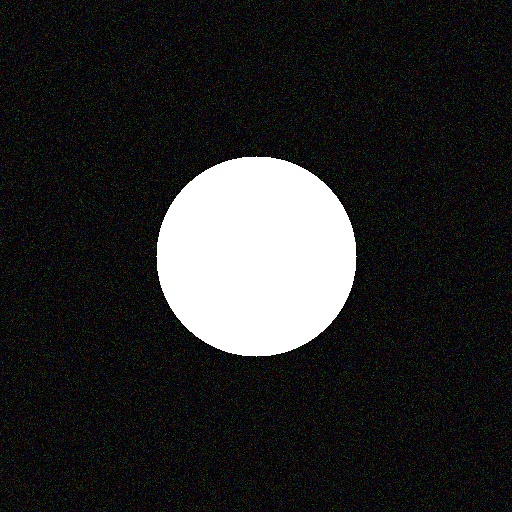
#> input picture build/test_image.jpg, 512 x 512 px
$ python -i image_segmentation.py   (imports and definitions only)
#> lines starting #> are read from the running program, lines starting #| are printed output that depends on the picture; after the words box and inside, x2 and y2 are one past the last pixel; in counts of white or black regions, pixels touching at a corner belong together
#> further down, picture is the input picture: shape (512, 512, 3); mean B, G, R 41.6, 41.4, 41.6
import cv2
import numpy as np
from typing import Tuple, List, Dict
import math

class ImageSegmenter:
    def __init__(self, image: np.ndarray):
        """Initialize the ImageSegmenter with an input image."""
        self.original_image = image
        self.grayscale_image = cv2.cvtColor(image, cv2.COLOR_BGR2GRAY)
        self.histogram = self.get_histogram(self.grayscale_image)

    def get_histogram(self, image: np.ndarray) -> List[int]:
        """Calculate the histogram of the image."""
        histogram = [0] * 256
        for pixel in image.ravel():
            histogram[pixel] += 1
#> this loop made 262144 passes
#> pixel on passes 1 to 3: 3, 23, 11
#> after the loop, histogram = 256 values, max 28967 at index 255, min 0 at index 85, mean 1024
#> in __init__, `self.histogram = self.get_histogram(self.grayscale_image)`: self.histogram has the same summary as histogram in get_histogram
        return histogram

    # [25 lines left out: function get_histogram_analysis, not called in this run]

    def calculate_region_contrast(self, threshold: int) -> float:
        """Calculate the contrast between foreground and background regions."""
        # Create binary mask
        _, binary = cv2.threshold(self.grayscale_image, threshold, 255, cv2.THRESH_BINARY)

        # Calculate statistics for foreground and background
        foreground = self.grayscale_image[binary == 255]
        background = self.grayscale_image[binary == 0]

        if len(foreground) == 0 or len(background) == 0:
            return 0.0

        # Calculate mean and standard deviation
        fg_mean, fg_std = np.mean(foreground), np.std(foreground)
        bg_mean, bg_std = np.mean(background), np.std(background)

        # Calculate contrast
        contrast = abs(fg_mean - bg_mean) / (fg_std + bg_std + 1e-6)
        return contrast

    def calculate_segmentation_metrics(self, binary_image: np.ndarray) -> Dict:
        """Calculate various metrics for the segmented image."""
        # Calculate region sizes
        foreground_pixels = np.sum(binary_image == 255)
        background_pixels = np.sum(binary_image == 0)
        total_pixels = binary_image.size

        # Calculate region homogeneity
        foreground = self.grayscale_image[binary_image == 255]
        background = self.grayscale_image[binary_image == 0]

        fg_homogeneity = 1 - (np.std(foreground) / 255) if len(foreground) > 0 else 0
        bg_homogeneity = 1 - (np.std(background) / 255) if len(background) > 0 else 0

        # Calculate edge strength
        edges = cv2.Canny(binary_image, 100, 200)
        edge_strength = np.sum(edges) / (255 * edges.size)

        return {
            'foreground_ratio': foreground_pixels / total_pixels,
            'background_ratio': background_pixels / total_pixels,
            'foreground_homogeneity': fg_homogeneity,
            'background_homogeneity': bg_homogeneity,
            'edge_strength': edge_strength
        }

    def backtracking_segmentation(self, max_iterations: int = 1000) -> Tuple[np.ndarray, List[float], List[float], List[Dict]]:
        """Perform segmentation using backtracking approach."""
#> called with max_iterations = 1000
        thresholds = []
        contrasts = []
        metrics_history = []
        best_threshold = 128
        best_contrast = 0.0

        # Initial threshold
        current_threshold = 128
        step = 64

        for _ in range(max_iterations):
            # Calculate contrast for current threshold
            contrast = self.calculate_region_contrast(current_threshold)

            # Create binary image for metrics
            _, binary = cv2.threshold(self.grayscale_image, current_threshold, 255, cv2.THRESH_BINARY)
            metrics = self.calculate_segmentation_metrics(binary)

            # Store values
            thresholds.append(current_threshold)
            contrasts.append(contrast)
            metrics_history.append(metrics)

            # Update best values
            if contrast > best_contrast:
                best_contrast = contrast
                best_threshold = current_threshold

            # Adjust threshold
            if step < 1:
                break

            # Try higher threshold
            higher_threshold = min(255, current_threshold + step)
            higher_contrast = self.calculate_region_contrast(higher_threshold)

            # Try lower threshold
            lower_threshold = max(0, current_threshold - step)
            lower_contrast = self.calculate_region_contrast(lower_threshold)

            # Choose direction
            if higher_contrast > contrast and higher_contrast > lower_contrast:
                current_threshold = higher_threshold
            elif lower_contrast > contrast:
                current_threshold = lower_threshold
            else:
                step = step // 2
#> this loop made 8 passes
#> (best_contrast, lower_contrast) on pass 1: (20.32, 9.37)
#> lower_contrast on passes 2 to 7: 19.46, 20.32, 20.32, 20.32, 20.32, 20.32
#> pass 1, in calculate_region_contrast, `_, binary = cv2.threshold(self.grayscale_image, threshold, 255, cv2.TH..`:
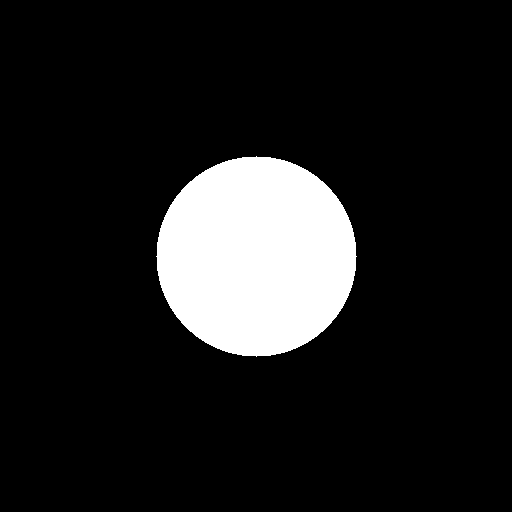
#> binary: shape (512, 512); 12% white; 1 white region, box (x1, y1, x2, y2) and area: (156, 156, 357, 357) 31417
#> pass 1, in calculate_segmentation_metrics, `edges = cv2.Canny(binary_image, 100, 200)`:
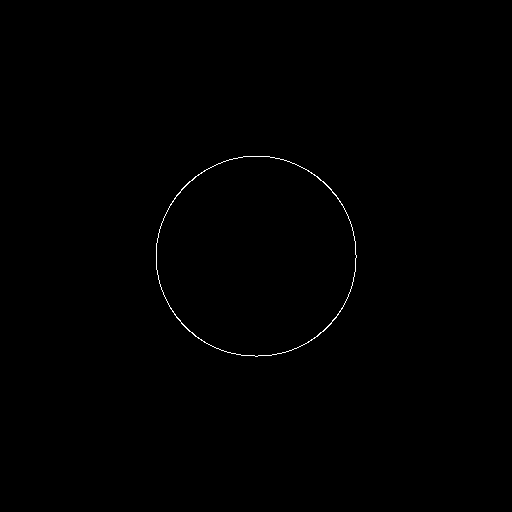
#> edges: shape (512, 512); 0.25% white in thin lines or dots, all inside (x1, y1, x2, y2) = (156, 156, 357, 357)
#> pass 1, in calculate_region_contrast (call 3), `_, binary = cv2.threshold(self.grayscale_image, threshold, 255, cv2.TH..`:
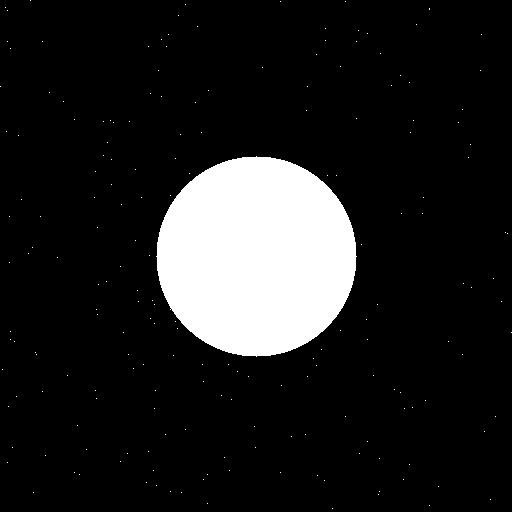
#> binary: shape (512, 512); 12.1% white; 193 white regions (192 under 20 px), largest, box (x1, y1, x2, y2) and area: (156, 156, 357, 357) 31418
#> after the loop, best_contrast = 20.32; best_threshold = 128; contrasts = [20.32, 20.32, 20.32, 20.32, 20.32, 20.32, 20.32, 20.32]; metrics_history = 8 items; step = 0; thresholds = [128, 128, 128, 128, 128, 128, 128, 128]

        # Create final segmented image
        _, segmented = cv2.threshold(self.grayscale_image, best_threshold, 255, cv2.THRESH_BINARY)
        return segmented, thresholds, contrasts, metrics_history

    # [39 lines left out: function optimized_otsu_segmentation, not called in this run]

>>> import cv2
>>> picture = cv2.imread('../build/test_image.jpg')
>>> result = ImageSegmenter(picture).backtracking_segmentation()
